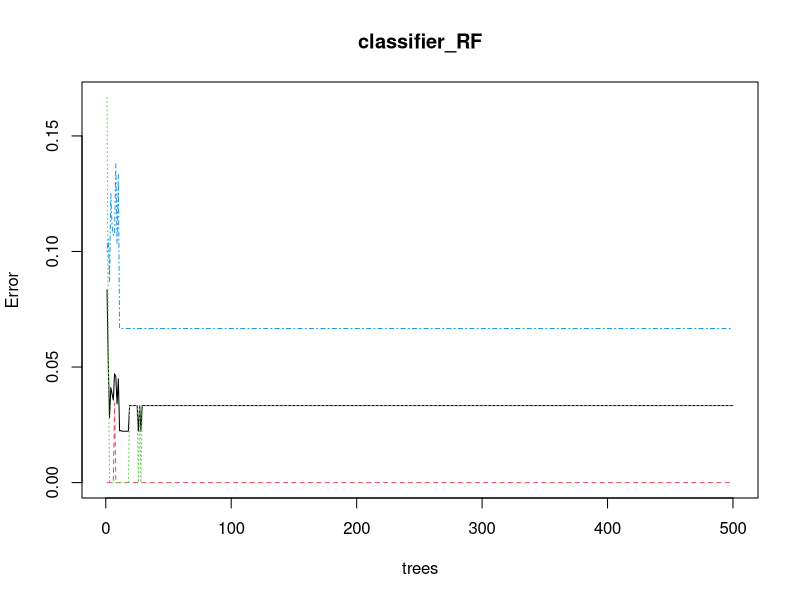
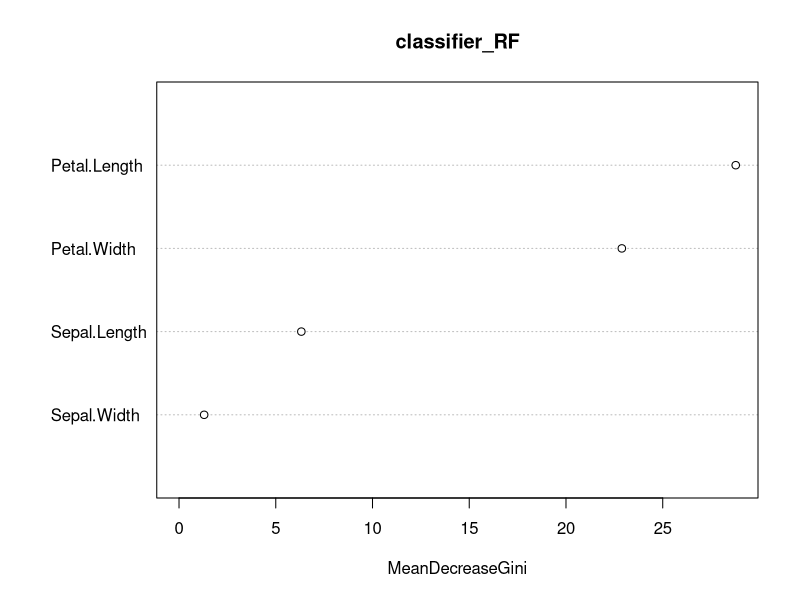

R code for these plots, in order:
data(iris)

str(iris)

install.packages("caTools")	 # For sampling the dataset
install.packages("randomForest")

# Loading package
library(caTools)
library(randomForest)

# Splitting data in train and test data
split <- sample.split(iris, SplitRatio = 0.7)
split

train <- subset(iris, split == "TRUE")
test <- subset(iris, split == "FALSE")

# Fitting Random Forest to the train dataset
set.seed(120) # Setting seed
classifier_RF = randomForest(x = train[-5], y = train$Species, ntree = 500)

classifier_RF

# Predicting the Test set results
y_pred = predict(classifier_RF, newdata = test[-5])

confusion_mtx = table(test[, 5], y_pred) # Confusion Matrix
confusion_mtx

plot(classifier_RF)

importance(classifier_RF) # Importance plot

varImpPlot(classifier_RF) # Variable importance plot

acc=sum(diag(confusion_mtx)/sum(confusion_mtx)) #accuracy
